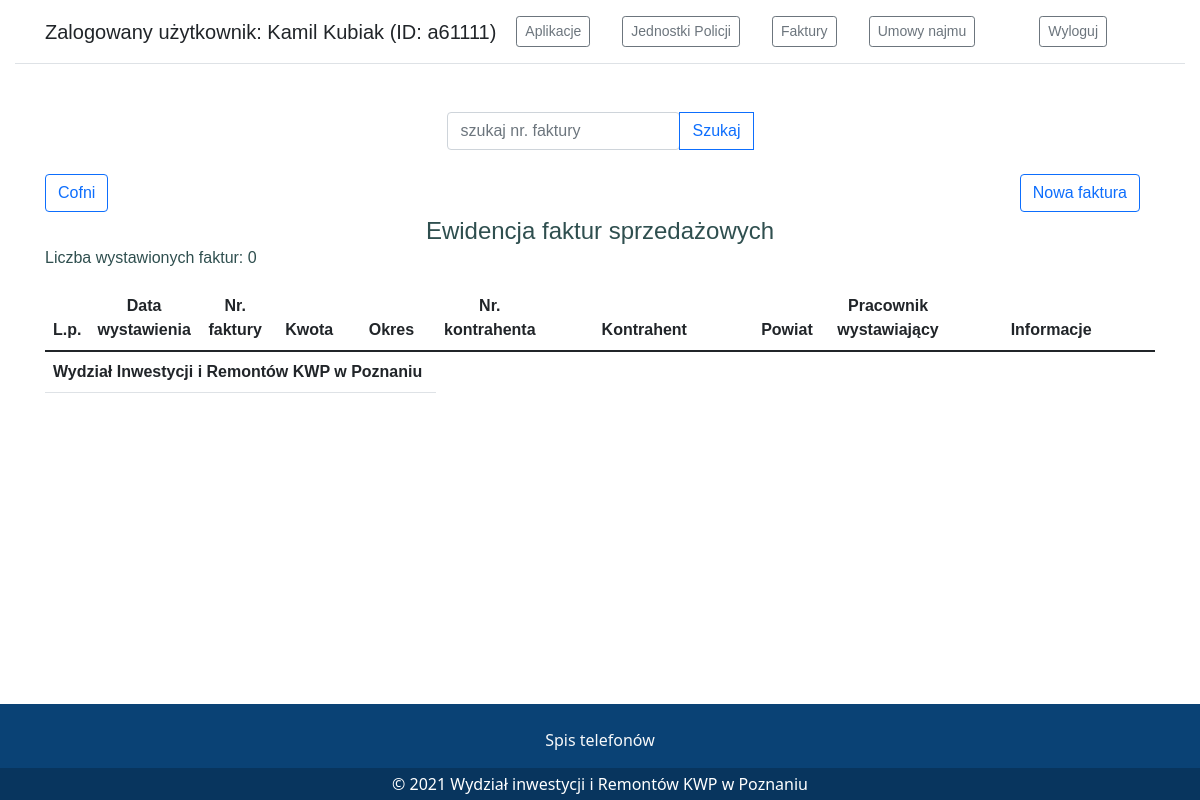
The app's page /invoices/invoicesselllist/ (signed in), older data.
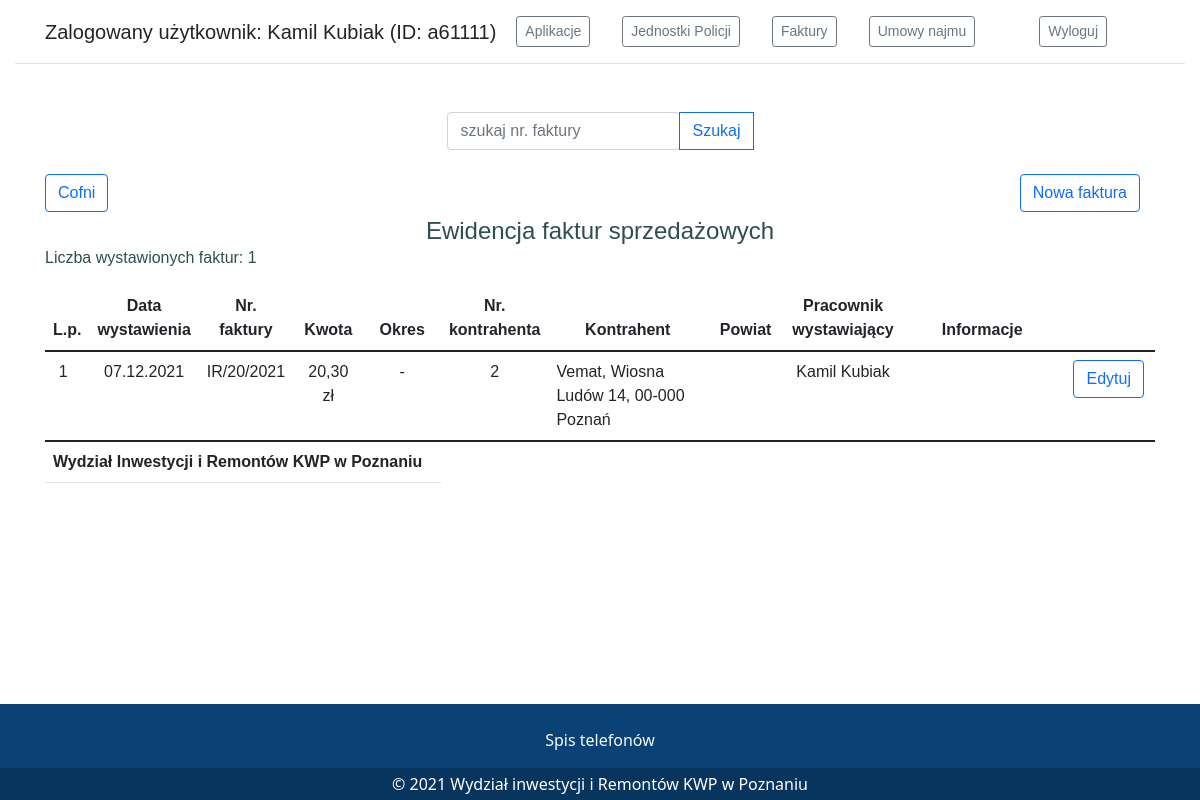
The same page, newer data.
### invoices/models.py (models this page shows, shortened)
class Invoicesell(models.Model):
    class Meta:
        verbose_name = "Faktura sprzedaży"
        verbose_name_plural = "Faktury - sprzedaż"
    data = models.DateField("Data wystawienia")
    noinvoice = models.CharField("Nr. faktury", max_length=11)
    contractor = models.ForeignKey(Contractorsell, on_delete=models.CASCADE, verbose_name="Kontrahent",
                                   related_name='invoicesell')
    sum = models.DecimalField("Kwota", max_digits=10, decimal_places=2, null=True, blank=True)
    powiat = models.ForeignKey("units.Powiat", on_delete=models.CASCADE, verbose_name="Powiat",
                               related_name='invoicesell')
    period_from = models.DateField("Okres od")
    period_to = models.DateField("Okres do")
    creator = models.ForeignKey("invoices.Creator", on_delete=models.CASCADE, verbose_name="Osoba wystawiająca",
                                related_name='invoicesell')
    comments = models.TextField("Informacje", blank=True, default="")
    create = models.DateTimeField("Data utworzenia", auto_now_add=True)
    change = models.DateTimeField("Zmiana", auto_now=True)
    autor = models.ForeignKey("auth.User", on_delete=models.CASCADE, related_name='invoicesell')

class Creator(models.Model):
    class Meta:
        verbose_name = "Pracownik"
        verbose_name_plural = "Wystawcy faktur - sprzedaż"
    creator = models.CharField(max_length=20)
    def __str__(self):
        return f'{self.creator}'

### contractors/models.py (models this page shows)
class Contractorsell(models.Model):
    class Meta:
        verbose_name = "Kontrahenci - sprzedaż"
        verbose_name_plural = "Kontrahenci - sprzedaż"
        ordering = ['nazwa']
    nocuntractor = models.CharField(max_length=10, null=False, unique=True)
    nazwa = models.CharField(max_length=30, null=True)
    nip = models.CharField("NIP", max_length=10, null=True, blank=True)
    adres = models.CharField(max_length=30, null=True)
    kod_pocztowy = models.CharField(max_length=6, null=True)
    miasto = models.CharField(max_length=20, null=True)
    informacje = models.TextField(null=True, blank=True, default="")
    data_utworzenia = models.DateTimeField(auto_now_add=True)
    autor = models.ForeignKey("auth.User", on_delete=models.CASCADE)
    def __str__(self):
        return f'{self.nazwa}, {self.adres}, {self.kod_pocztowy} {self.miasto}'

### invoices/views.py (the view)
# urls.py: path("invoicesselllist/", sell_invoiceslist, name="sell_invoices_list"),
@login_required
def sell_invoiceslist(request):
    invoicessell = Invoicesell.objects.all().order_by("-data")
    query = "Wyczyść"
    search = "Szukaj"
    invoicessellsum = len(invoicessell)
    context = {"invoices": invoicessell,
               "invoicessellsum": invoicessellsum,
               "sell": True}
    q = request.GET.get("q")
    if q:
        invoicessell = invoicessell.filter(noinvoice__icontains=q)
        return render(request, "invoices/invoicesselllist.html", {"invoices": invoicessell,
                                                                  "invoicessellsum": invoicessellsum,
                                                                  "sell": True, "query": query})
    else:
        return render(request, "invoices/invoicesselllist.html", {"invoices": invoicessell,
                                                                  "invoicessellsum": invoicessellsum,
                                                                  "sell": True, "search": search})

### invoices/templates/invoices/invoicesselllist.html (shortened to what this page needs)
{% extends 'base.html' %}
{% load humanize %}
{% load static %}
{% block content %}
<section class="w-100 p-4 pb-4 d-flex justify-content-center align-items-center flex-column">
    <div>
        <form method="get">
            <div class="input-group">
                <input name="q" id="q" type="text" class="form-control rounded" placeholder="szukaj nr. faktury"
                       aria-label="Search" aria-describedby="search-addon">
                <button type="submit" class="btn btn-outline-primary">{{query}}{{search}}</button>
            </div>
        </form>
    </div>
</section>
<div class="row">
    <div class="col-md-6 moj-button-left"><a href="{%url 'invoices:menu_invoices'%}"><button type="button" class="btn btn-outline-primary">Cofni</button></a></div>
    <div class="col-md-6 moj-button-right"><a id="button-nowa-umowa" href="{%url 'invoices:new_invoicesell'%}"><button class="btn btn-outline-primary button-choise-contracts">Nowa faktura</button></a></div>
</div>
<div class="kontrahenci-title">
    <h4>Ewidencja faktur sprzedażowych</h4>
    <p>Liczba wystawionych faktur: {{invoicessellsum}}</p>
</div>
<div class="containter">
<table class="table table-hover my-table">
    <thead>
    <tr class="my-table-tr text-center">
        <th width="40" scope="col">L.p.</th>
        <th width="80" scope="col">Data wystawienia</th>
        <th width="80" scope="col">Nr. faktury</th>
        <th width="100" scope="col">Kwota</th>
        <th width="150" scope="col" >Okres</th>
        <th width="80" scope="col">Nr. kontrahenta</th>
        <th width="420" scope="col">Kontrahent</th>
        <th width="120" scope="col">Powiat</th>
        <th width="120" scope="col">Pracownik wystawiający</th>
        <th width="450" scope="col">Informacje</th>
    </tr>
    </thead>
    <tbody>
    {% for invoice in invoices %}
    <tr class="my-table-tr">
        <td class="text-center" scope="row"></td>
        <td class="text-center"><span>{{invoice.data|date:"d.m.Y"}}</span></td>
        <td class="text-center"><span>{{invoice.noinvoice|default_if_none:''}}</span></td>
        <td class="text-center"><span>{{invoice.sum|intcomma}} zł</span></td>
        <td class="text-center"><span>{{invoice.period_from|date:"m.Y"}} - {{invoice.period_to|date:"m.Y"}}</span></td>
        <td class="text-center"><span>{{invoice.contractor.nocuntractor}}</span></td>
        <td><span>{{invoice.contractor}}</span></td>
        <td class="text-center"></td>
        <td class="text-center"><span>{{invoice.creator}}</span></td>
        <td class="text-center"></td>
        <td width="120" class="text-center">
            <a href="{%url 'invoices:edit_invoicesell' invoice.id %}"><button type="submit" class="btn btn-outline-primary">Edytuj</button></a>
        </td>
    </tr>
    {%endfor%}
    </tbody>
    <tfoot>
    <tr>
        <th colspan="5">Wydział Inwestycji i Remontów KWP w Poznaniu</th>
    </tr>
    </tfoot>
</table>
    </div>
{%endblock%}

Row changes from the older to the newer data that the page shows:
added Invoicesell: data "07.12.2021", noinvoice "IR/20/2021", sum "20,30", contractor.nocuntractor "2", contractor "Vemat, Wiosna Ludów 14, 00-000 Poznań", creator "Kamil Kubiak"
Text that changed along with them:
{{ invoicessellsum }}: "0" → "1"
